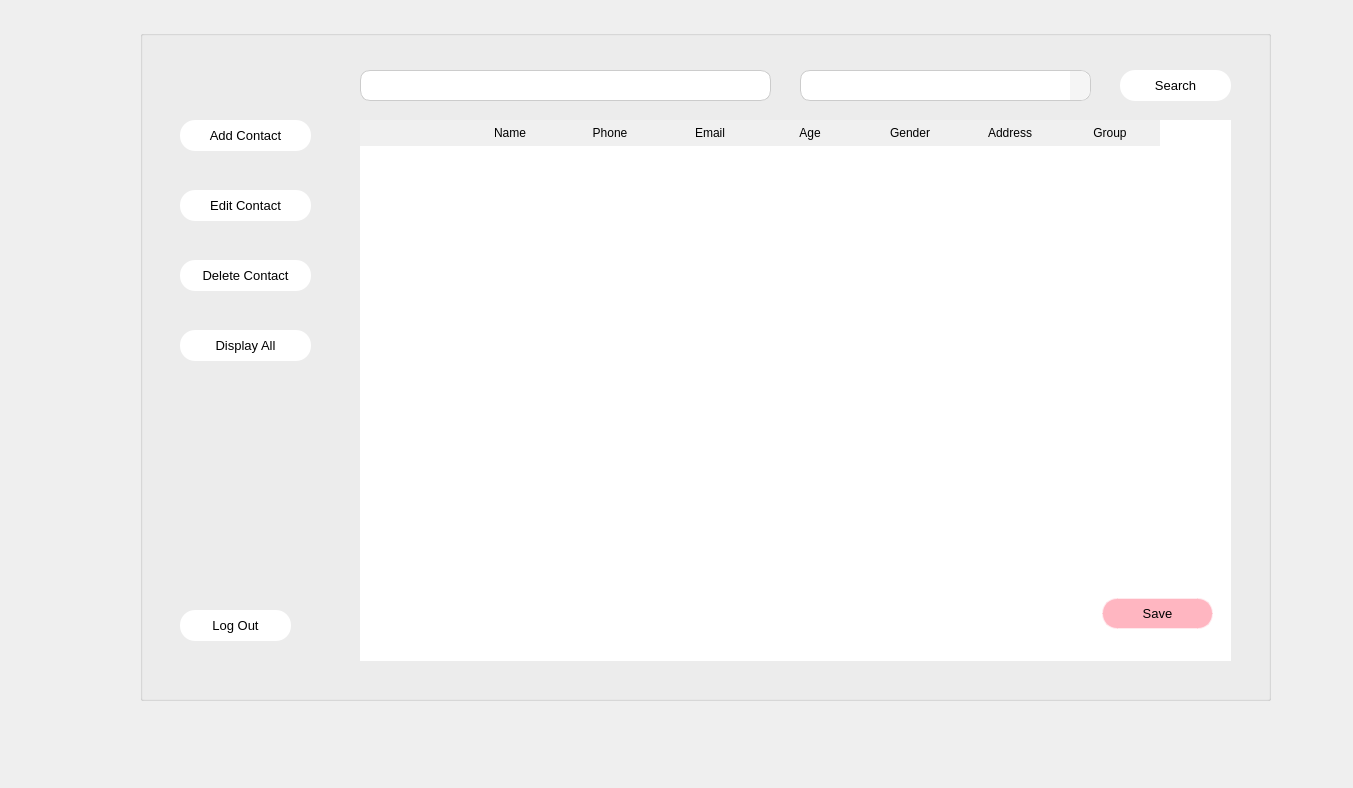
<?xml version="1.0" encoding="UTF-8"?>
<ui version="4.0">
 <class>MainWindow</class>
 <widget class="QWidget" name="MainWindow">
  <property name="geometry">
   <rect>
    <x>0</x>
    <y>0</y>
    <width>1353</width>
    <height>788</height>
   </rect>
  </property>
  <property name="windowTitle">
   <string>Form</string>
  </property>
  <widget class="QGroupBox" name="groupBox">
   <property name="geometry">
    <rect>
     <x>140</x>
     <y>30</y>
     <width>1131</width>
     <height>671</height>
    </rect>
   </property>
   <property name="styleSheet">
    <string notr="true">background-color: transparent;
</string>
   </property>
   <property name="title">
    <string/>
   </property>
   <widget class="QTableWidget" name="tableWidget">
    <property name="geometry">
     <rect>
      <x>220</x>
      <y>90</y>
      <width>871</width>
      <height>541</height>
     </rect>
    </property>
    <property name="styleSheet">
     <string notr="true">QTableWidget {
    background-color: white;
    border: none;
    gridline-color: lightgray;
    font-size: 13px;
}

QHeaderView::section {
    background-color: #f0f0f0;
    color: black;
    padding: 4px;
    font-weight: normal;
    border: none;
}

QTableWidget::item {
    background-color: white;
    color: black;
    padding: 2px;
}

QTableWidget::item:selected {
    background-color: #acd6ff;
    color: black;
}

QTableCornerButton::section {
    background-color: #f0f0f0;
    border: none;
}

/* 🛠 Fix editor text color when editing cell */
QTableWidget QLineEdit {
    color: black;
    background-color: white;
}
</string>
    </property>
    <property name="columnCount">
     <number>8</number>
    </property>
    <column>
     <property name="text">
      <string/>
     </property>
    </column>
    <column>
     <property name="text">
      <string>Name</string>
     </property>
    </column>
    <column>
     <property name="text">
      <string>Phone</string>
     </property>
    </column>
    <column>
     <property name="text">
      <string>Email</string>
     </property>
    </column>
    <column>
     <property name="text">
      <string>Age</string>
     </property>
    </column>
    <column>
     <property name="text">
      <string>Gender</string>
     </property>
    </column>
    <column>
     <property name="text">
      <string>Address</string>
     </property>
    </column>
    <column>
     <property name="text">
      <string>Group</string>
     </property>
    </column>
   </widget>
   <widget class="QPushButton" name="btnSearch">
    <property name="geometry">
     <rect>
      <x>980</x>
      <y>40</y>
      <width>111</width>
      <height>31</height>
     </rect>
    </property>
    <property name="styleSheet">
     <string notr="true">QPushButton {
    background-color: white;
    color: black;
    border: none;
    border-radius: 15px;        /* nhỏ hơn */
    padding: 6px 16px;          /* giảm kích thước ô */
    font-size: 13px;            /* chữ nhỏ hơn */
    text-transform: none;
    font-weight: normal;
}

QPushButton:hover {
    background-color: #f0f0f0;
}
</string>
    </property>
    <property name="text">
     <string>Search</string>
    </property>
   </widget>
   <widget class="QPushButton" name="btnExit">
    <property name="geometry">
     <rect>
      <x>40</x>
      <y>580</y>
      <width>111</width>
      <height>31</height>
     </rect>
    </property>
    <property name="styleSheet">
     <string notr="true">QPushButton {
    background-color: white;
    color: black;
    border: none;
    border-radius: 15px;        /* nhỏ hơn */
    padding: 6px 16px;          /* giảm kích thước ô */
    font-size: 13px;            /* chữ nhỏ hơn */
    text-transform: none;
    font-weight: normal;
}

QPushButton:hover {
    background-color: #f0f0f0;
}
</string>
    </property>
    <property name="text">
     <string>Log Out</string>
    </property>
   </widget>
   <widget class="QLineEdit" name="lineSearch">
    <property name="geometry">
     <rect>
      <x>220</x>
      <y>40</y>
      <width>411</width>
      <height>31</height>
     </rect>
    </property>
    <property name="styleSheet">
     <string notr="true">QLineEdit {
    background-color: white;
    color: black;
    border: 1px solid #ccc;
    border-radius: 10px;
    padding: 4px 8px;          /* giảm kích thước ô */
    font-size: 12px;           /* chữ nhỏ hơn */
}
</string>
    </property>
   </widget>
   <widget class="QComboBox" name="comboSearchBy">
    <property name="geometry">
     <rect>
      <x>660</x>
      <y>40</y>
      <width>291</width>
      <height>31</height>
     </rect>
    </property>
    <property name="styleSheet">
     <string notr="true">QComboBox {
    background-color: white;
    color: black;
    border: 1px solid #ccc;
    border-radius: 10px;
    padding: 4px 8px;
    font-size: 12px;
}

/* Phần chứa mũi tên */
QComboBox::drop-down {
    width: 20px;
    border: none;
    background-color: #f5f5f5; /* ✅ đổi màu nền chỗ chứa mũi tên */
    border-top-right-radius: 10px;
    border-bottom-right-radius: 10px;
}

/* Mũi tên */
QComboBox::down-arrow {
    image: url(:/icons/arrow-down.png); /* ✅ dùng icon tùy chỉnh nếu có */
    width: 10px;
    height: 10px;
}

/* Nền của danh sách khi xổ ra */
QComboBox QAbstractItemView {
    background-color: white;
    selection-background-color: #ffc0cb;  /* ✅ màu hồng nhẹ khi chọn */
    color: black;
    border: 1px solid #ccc;
}
</string>
    </property>
   </widget>
   <widget class="QPushButton" name="btnSave">
    <property name="geometry">
     <rect>
      <x>962</x>
      <y>568</y>
      <width>111</width>
      <height>31</height>
     </rect>
    </property>
    <property name="styleSheet">
     <string notr="true">QPushButton {
    background-color: #ffb6c1; /* Hồng nhạt hơn */
    color: black;
    border: 2px solid rgba(255, 182, 193, 0.3); /* viền hồng nhạt trong suốt */
    border-radius: 15px;
    padding: 6px 16px;
    font-size: 13px;
    text-transform: none;
    font-weight: normal;
}

QPushButton:hover {
    background-color: #ff69b4; /* Hồng đậm hơn khi hover */
    border: 2px solid rgba(255, 105, 180, 0.5); /* viền đậm hơn khi hover */
}
</string>
    </property>
    <property name="text">
     <string>Save</string>
    </property>
   </widget>
   <widget class="QPushButton" name="btnAdd">
    <property name="geometry">
     <rect>
      <x>40</x>
      <y>90</y>
      <width>131</width>
      <height>31</height>
     </rect>
    </property>
    <property name="styleSheet">
     <string notr="true">QPushButton {
    background-color: white;
    color: black;
    border: none;
    border-radius: 15px;        /* nhỏ hơn */
    padding: 6px 16px;          /* giảm kích thước ô */
    font-size: 13px;            /* chữ nhỏ hơn */
    text-transform: none;
    font-weight: normal;
}

QPushButton:hover {
    background-color: #f0f0f0;
}
</string>
    </property>
    <property name="text">
     <string>Add Contact</string>
    </property>
   </widget>
   <widget class="QPushButton" name="btnEdit">
    <property name="geometry">
     <rect>
      <x>40</x>
      <y>160</y>
      <width>131</width>
      <height>31</height>
     </rect>
    </property>
    <property name="styleSheet">
     <string notr="true">QPushButton {
    background-color: white;
    color: black;
    border: none;
    border-radius: 15px;        /* nhỏ hơn */
    padding: 6px 16px;          /* giảm kích thước ô */
    font-size: 13px;            /* chữ nhỏ hơn */
    text-transform: none;
    font-weight: normal;
}

QPushButton:hover {
    background-color: #f0f0f0;
}
</string>
    </property>
    <property name="text">
     <string>Edit Contact</string>
    </property>
   </widget>
   <widget class="QPushButton" name="btnDelete">
    <property name="geometry">
     <rect>
      <x>40</x>
      <y>230</y>
      <width>131</width>
      <height>31</height>
     </rect>
    </property>
    <property name="styleSheet">
     <string notr="true">QPushButton {
    background-color: white;
    color: black;
    border: none;
    border-radius: 15px;        /* nhỏ hơn */
    padding: 6px 16px;          /* giảm kích thước ô */
    font-size: 13px;            /* chữ nhỏ hơn */
    text-transform: none;
    font-weight: normal;
}

QPushButton:hover {
    background-color: #f0f0f0;
}
</string>
    </property>
    <property name="text">
     <string>Delete Contact</string>
    </property>
   </widget>
   <widget class="QPushButton" name="btnDisplayAll">
    <property name="geometry">
     <rect>
      <x>40</x>
      <y>300</y>
      <width>131</width>
      <height>31</height>
     </rect>
    </property>
    <property name="styleSheet">
     <string notr="true">QPushButton {
    background-color: white;
    color: black;
    border: none;
    border-radius: 15px;        /* nhỏ hơn */
    padding: 6px 16px;          /* giảm kích thước ô */
    font-size: 13px;            /* chữ nhỏ hơn */
    text-transform: none;
    font-weight: normal;
}

QPushButton:hover {
    background-color: #f0f0f0;
}
</string>
    </property>
    <property name="text">
     <string>Display All</string>
    </property>
   </widget>
   <widget class="QLabel" name="mainimage">
    <property name="geometry">
     <rect>
      <x>0</x>
      <y>0</y>
      <width>1131</width>
      <height>671</height>
     </rect>
    </property>
    <property name="styleSheet">
     <string notr="true">background-color: transparent;
</string>
    </property>
    <property name="text">
     <string/>
    </property>
   </widget>
   <zorder>mainimage</zorder>
   <zorder>tableWidget</zorder>
   <zorder>btnSearch</zorder>
   <zorder>btnExit</zorder>
   <zorder>lineSearch</zorder>
   <zorder>comboSearchBy</zorder>
   <zorder>btnSave</zorder>
   <zorder>btnAdd</zorder>
   <zorder>btnEdit</zorder>
   <zorder>btnDelete</zorder>
   <zorder>btnDisplayAll</zorder>
  </widget>
 </widget>
 <resources/>
 <connections/>
</ui>
